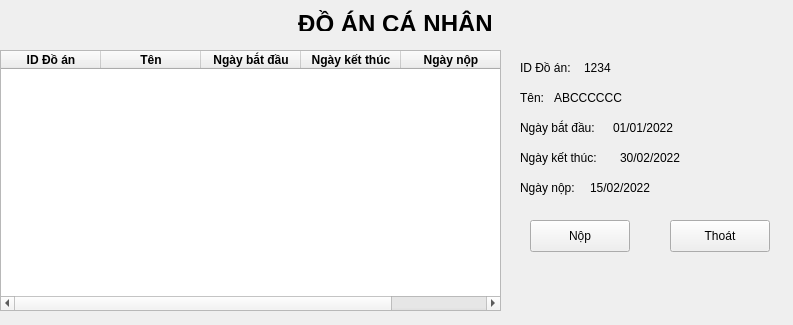
<?xml version="1.0" encoding="UTF-8"?>
<ui version="4.0">
 <class>MainWindow</class>
 <widget class="QMainWindow" name="MainWindow">
  <property name="geometry">
   <rect>
    <x>0</x>
    <y>0</y>
    <width>793</width>
    <height>325</height>
   </rect>
  </property>
  <property name="windowTitle">
   <string>MainWindow</string>
  </property>
  <widget class="QWidget" name="centralwidget">
   <widget class="QTableWidget" name="tableSanpham">
    <property name="geometry">
     <rect>
      <x>0</x>
      <y>50</y>
      <width>501</width>
      <height>261</height>
     </rect>
    </property>
    <column>
     <property name="text">
      <string>ID Đồ án</string>
     </property>
     <property name="font">
      <font>
       <bold>true</bold>
      </font>
     </property>
    </column>
    <column>
     <property name="text">
      <string>Tên</string>
     </property>
     <property name="font">
      <font>
       <bold>true</bold>
      </font>
     </property>
    </column>
    <column>
     <property name="text">
      <string>Ngày bắt đầu</string>
     </property>
     <property name="font">
      <font>
       <bold>true</bold>
      </font>
     </property>
    </column>
    <column>
     <property name="text">
      <string>Ngày kết thúc</string>
     </property>
     <property name="font">
      <font>
       <bold>true</bold>
      </font>
     </property>
    </column>
    <column>
     <property name="text">
      <string>Ngày nộp</string>
     </property>
     <property name="font">
      <font>
       <bold>true</bold>
      </font>
     </property>
    </column>
   </widget>
   <widget class="QLabel" name="label">
    <property name="geometry">
     <rect>
      <x>0</x>
      <y>10</y>
      <width>791</width>
      <height>21</height>
     </rect>
    </property>
    <property name="text">
     <string>&lt;html&gt;&lt;head/&gt;&lt;body&gt;&lt;p align=&quot;center&quot;&gt;&lt;span style=&quot; font-size:18pt; font-weight:700;&quot;&gt;ĐỒ ÁN CÁ NHÂN&lt;/span&gt;&lt;/p&gt;&lt;/body&gt;&lt;/html&gt;</string>
    </property>
   </widget>
   <widget class="QLabel" name="label_2">
    <property name="geometry">
     <rect>
      <x>520</x>
      <y>60</y>
      <width>71</width>
      <height>16</height>
     </rect>
    </property>
    <property name="text">
     <string>ID Đồ án:</string>
    </property>
   </widget>
   <widget class="QLabel" name="label_3">
    <property name="geometry">
     <rect>
      <x>584</x>
      <y>60</y>
      <width>41</width>
      <height>16</height>
     </rect>
    </property>
    <property name="text">
     <string>1234</string>
    </property>
   </widget>
   <widget class="QLabel" name="label_4">
    <property name="geometry">
     <rect>
      <x>520</x>
      <y>90</y>
      <width>31</width>
      <height>16</height>
     </rect>
    </property>
    <property name="text">
     <string>Tên:</string>
    </property>
   </widget>
   <widget class="QLabel" name="label_5">
    <property name="geometry">
     <rect>
      <x>554</x>
      <y>90</y>
      <width>81</width>
      <height>16</height>
     </rect>
    </property>
    <property name="text">
     <string>ABCCCCCC</string>
    </property>
   </widget>
   <widget class="QLabel" name="label_6">
    <property name="geometry">
     <rect>
      <x>520</x>
      <y>120</y>
      <width>91</width>
      <height>16</height>
     </rect>
    </property>
    <property name="text">
     <string>Ngày bắt đầu:</string>
    </property>
   </widget>
   <widget class="QLabel" name="label_7">
    <property name="geometry">
     <rect>
      <x>613</x>
      <y>120</y>
      <width>71</width>
      <height>16</height>
     </rect>
    </property>
    <property name="text">
     <string>01/01/2022</string>
    </property>
   </widget>
   <widget class="QLabel" name="label_8">
    <property name="geometry">
     <rect>
      <x>520</x>
      <y>150</y>
      <width>91</width>
      <height>16</height>
     </rect>
    </property>
    <property name="text">
     <string>Ngày kết thúc:</string>
    </property>
   </widget>
   <widget class="QLabel" name="label_9">
    <property name="geometry">
     <rect>
      <x>620</x>
      <y>150</y>
      <width>71</width>
      <height>16</height>
     </rect>
    </property>
    <property name="text">
     <string>30/02/2022</string>
    </property>
   </widget>
   <widget class="QLabel" name="label_10">
    <property name="geometry">
     <rect>
      <x>520</x>
      <y>180</y>
      <width>71</width>
      <height>16</height>
     </rect>
    </property>
    <property name="text">
     <string>Ngày nộp:</string>
    </property>
   </widget>
   <widget class="QLabel" name="label_11">
    <property name="geometry">
     <rect>
      <x>590</x>
      <y>180</y>
      <width>71</width>
      <height>16</height>
     </rect>
    </property>
    <property name="text">
     <string>15/02/2022</string>
    </property>
   </widget>
   <widget class="QPushButton" name="pushButton">
    <property name="geometry">
     <rect>
      <x>530</x>
      <y>220</y>
      <width>100</width>
      <height>32</height>
     </rect>
    </property>
    <property name="text">
     <string>Nộp</string>
    </property>
   </widget>
   <widget class="QPushButton" name="pushButton_2">
    <property name="geometry">
     <rect>
      <x>670</x>
      <y>220</y>
      <width>100</width>
      <height>32</height>
     </rect>
    </property>
    <property name="text">
     <string>Thoát</string>
    </property>
   </widget>
  </widget>
 </widget>
 <resources/>
 <connections/>
</ui>
